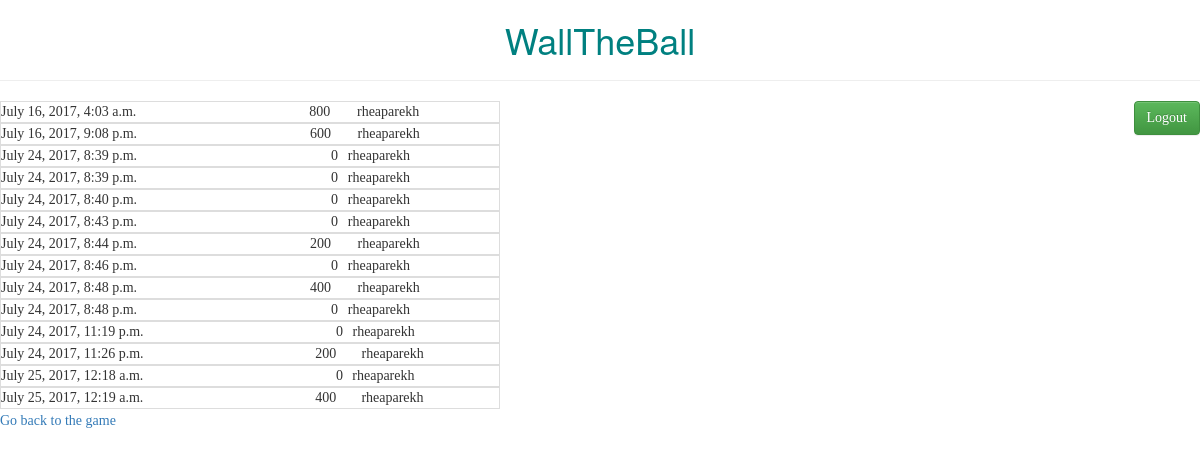
Page /scores (signed in) on the committed database.
### GameApp/models.py (models this page shows, shortened)
class Score(models.Model):
    score = models.IntegerField()
    user = models.ForeignKey(User)
    date=models.DateTimeField(auto_now=True,blank=True)
    class Meta:
        ordering=['user','score','date']

### GameApp/views.py (the view)
# urls.py: url(r'^scores$',views.score_view,name='score'),
def score_view(request):
  if request.user.is_authenticated():
     score_list=Score.objects.order_by('date')
     context={'score_list':score_list}
     return render(request,'score.html',context)

### gameManager/templates/score.html
{% extends "base.html" %}
{% load static %}
{% block logout %}
   <hr>
   <form action="logout">
       <input type="submit" id="logout" value="Logout" class="btn btn-success" style="float:right">
   </form>
{% endblock %}
{% block Score %}
  {% for s in score_list %}
  <table id="table">
  <tr id="td">
     <td>{{s.date}}</td>
     <td>{{s.score}}</td>
     <td>{{s.user}}</td>
  </tr>
  </table>
  {% endfor %}
  <a href="/../" > Go back to the game </a>
{% endblock %}

### gameManager/static/GameApp/game.css (style rules this page uses)
* { font-family: "Lucida Grande"; }
#table { font-family: arial, sans-serif; border-collapse: collapse; width: 500px; }
#td { border: 1px solid #dddddd; text-align: left; padding: 8px; }

### rows in the picture
Score: date "July 16, 2017, 4:03 a.m.", score "800", user "rheaparekh"
Score: date "July 16, 2017, 9:08 p.m.", score "600", user "rheaparekh"
Score: date "July 24, 2017, 8:39 p.m.", score "0", user "rheaparekh"
Score: date "July 24, 2017, 8:39 p.m.", score "0", user "rheaparekh"
Score: date "July 24, 2017, 8:40 p.m.", score "0", user "rheaparekh"
Score: date "July 24, 2017, 8:43 p.m.", score "0", user "rheaparekh"
Score: date "July 24, 2017, 8:44 p.m.", score "200", user "rheaparekh"
Score: date "July 24, 2017, 8:46 p.m.", score "0", user "rheaparekh"
Score: date "July 24, 2017, 8:48 p.m.", score "400", user "rheaparekh"
Score: date "July 24, 2017, 8:48 p.m.", score "0", user "rheaparekh"
Score: date "July 24, 2017, 11:19 p.m.", score "0", user "rheaparekh"
Score: date "July 24, 2017, 11:26 p.m.", score "200", user "rheaparekh"
Score: date "July 25, 2017, 12:18 a.m.", score "0", user "rheaparekh"
Score: date "July 25, 2017, 12:19 a.m.", score "400", user "rheaparekh"
